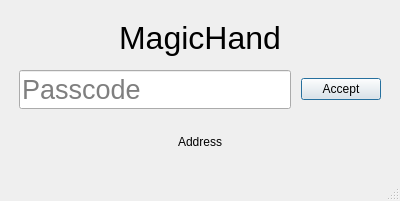
<?xml version="1.0" encoding="UTF-8"?>
<ui version="4.0">
 <class>MainWindow</class>
 <widget class="QMainWindow" name="MainWindow">
  <property name="geometry">
   <rect>
    <x>0</x>
    <y>0</y>
    <width>400</width>
    <height>201</height>
   </rect>
  </property>
  <property name="sizePolicy">
   <sizepolicy hsizetype="Minimum" vsizetype="Minimum">
    <horstretch>0</horstretch>
    <verstretch>0</verstretch>
   </sizepolicy>
  </property>
  <property name="windowTitle">
   <string>MagicHand</string>
  </property>
  <widget class="QWidget" name="centralWidget">
   <layout class="QVBoxLayout" name="verticalLayout">
    <item>
     <widget class="QLabel" name="label">
      <property name="font">
       <font>
        <pointsize>24</pointsize>
       </font>
      </property>
      <property name="text">
       <string>MagicHand</string>
      </property>
      <property name="alignment">
       <set>Qt::AlignCenter</set>
      </property>
      <property name="margin">
       <number>11</number>
      </property>
     </widget>
    </item>
    <item>
     <layout class="QHBoxLayout" name="horizontalLayout">
      <property name="spacing">
       <number>10</number>
      </property>
      <property name="leftMargin">
       <number>8</number>
      </property>
      <property name="rightMargin">
       <number>8</number>
      </property>
      <item>
       <widget class="QLineEdit" name="passcodeEdit">
        <property name="font">
         <font>
          <pointsize>20</pointsize>
         </font>
        </property>
        <property name="maxLength">
         <number>8</number>
        </property>
        <property name="echoMode">
         <enum>QLineEdit::Password</enum>
        </property>
        <property name="placeholderText">
         <string>Passcode</string>
        </property>
       </widget>
      </item>
      <item>
       <widget class="QPushButton" name="acceptButton">
        <property name="text">
         <string>Accept</string>
        </property>
        <property name="autoDefault">
         <bool>false</bool>
        </property>
        <property name="default">
         <bool>true</bool>
        </property>
        <property name="flat">
         <bool>false</bool>
        </property>
       </widget>
      </item>
     </layout>
    </item>
    <item>
     <widget class="QLabel" name="labelAddress">
      <property name="text">
       <string>Address</string>
      </property>
      <property name="alignment">
       <set>Qt::AlignCenter</set>
      </property>
      <property name="margin">
       <number>5</number>
      </property>
     </widget>
    </item>
   </layout>
  </widget>
  <widget class="QMenuBar" name="menuBar">
   <property name="geometry">
    <rect>
     <x>0</x>
     <y>0</y>
     <width>400</width>
     <height>22</height>
    </rect>
   </property>
  </widget>
  <widget class="QStatusBar" name="statusBar"/>
 </widget>
 <layoutdefault spacing="6" margin="11"/>
 <resources/>
 <connections/>
</ui>
